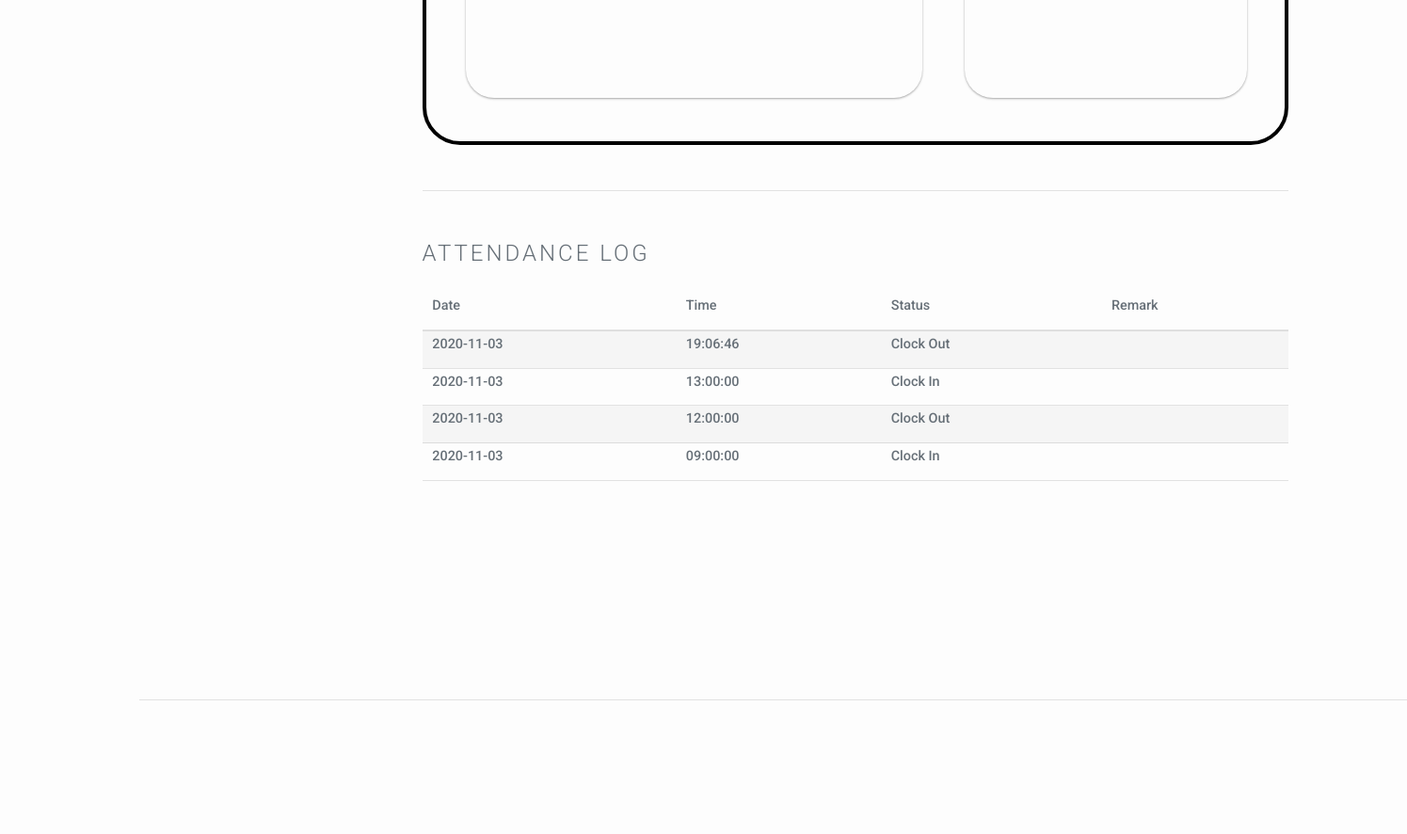
The app's page /website-source-code/user-dashboard.php (signed in, middle part), older data.
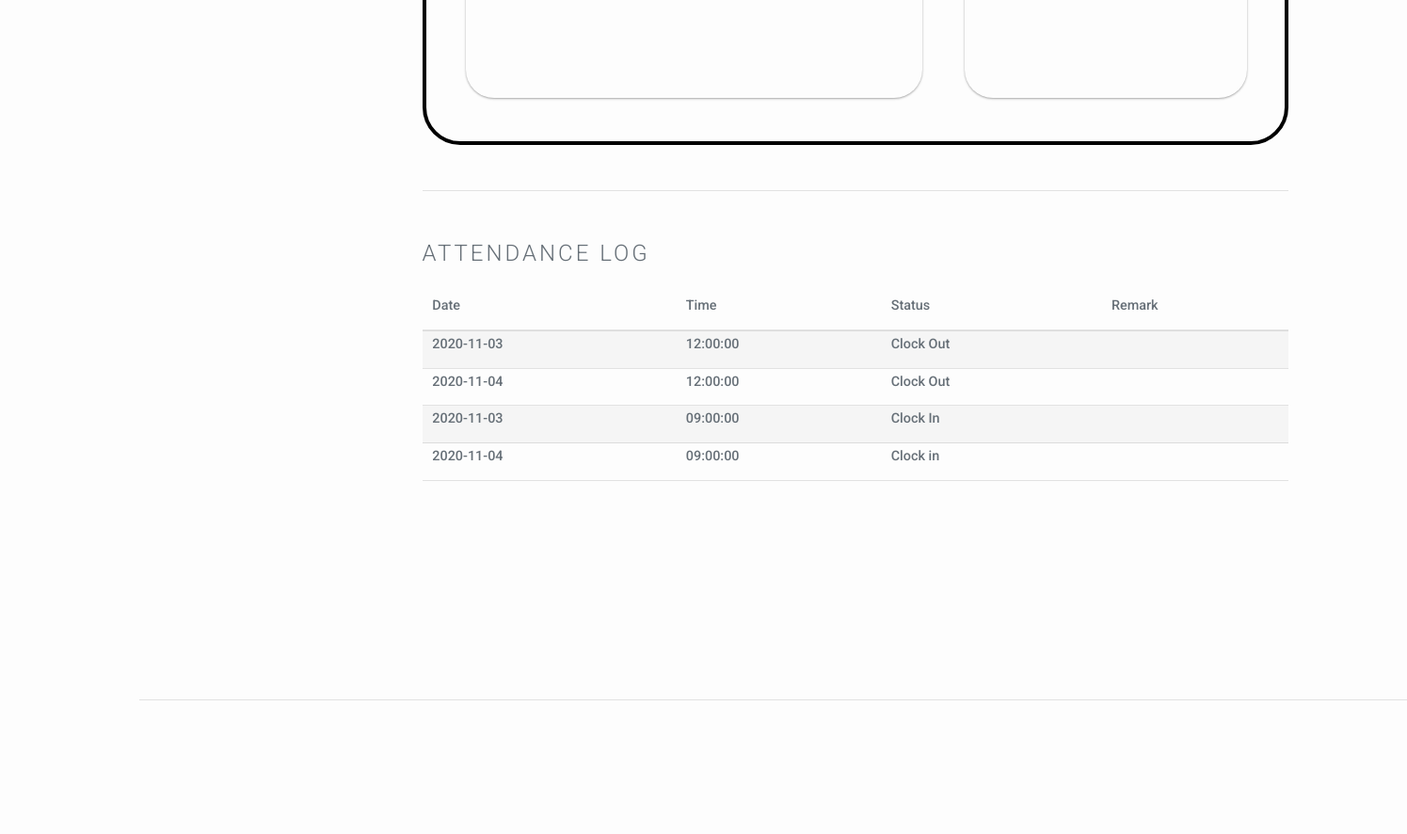
The same page, newer data.
### tables this page shows
CREATE TABLE `attendance` (
  `ID` int(10) NOT NULL,
  `employeeID` int(10) NOT NULL,
  `date` date NOT NULL,
  `time` time NOT NULL,
  `status` varchar(10) NOT NULL,
  `remark` varchar(20) NOT NULL
);

### website-source-code/user-dashboard.php (the view, shortened to what this page needs)
<!DOCTYPE html>
<html>
<head>
</head>
<body id="top" onload="updateTime()">
    <section id="main" class="wrapper style1">
        <div class="container">
            <div class="container-admin-dashboard">
                <div class="row-admin-dashboard">
                    <div class="navigation-admin-dashboard">
                    </div>
                    <div class="8u skel-cell-important">
                        <section>
                            <div class="attendance">
                                <div class="attendance-card attendance-left">
                                </div>
                                <div class="attendance-card attendance-right">
                                    <div class="card-info-right">
                                        <div class="card-right float-left">
                                        </div>
                                    </div>
                                </div>
                            </div>
                            <hr />
                            <h2>Attendance Log</h2>
                            <div class="attendance-table-div">
                                <table class="tg">
                                    <thead>
                                        <tr>
                                            <th class="tg-0pky">Date</th>
                                            <th class="tg-0lax">Time</th>
                                            <th class="tg-0lax">Status</th>
                                            <th class="tg-0lax">Remark</th>
                                        </tr>
                                    </thead>
                                    <tbody>
                                        <?php
                                            require('dbcon.php');
                                            $query = 'SELECT * FROM `attendance` WHERE `employeeID` = "'.$_SESSION["id"].'" ORDER BY `attendance`.`time` DESC';
                                            $result = $con->query($query);
                                            if($result->num_rows == 0){
                                                echo "<th class=\"tg-0pky\" colspan=\"4\" align=\"center\">No Record</th>";
                                            } else {
                                                $size = 0;
                                                if($result->num_rows <= 15){
                                                    $size = $result->num_rows;
                                                } else {
                                                    $size = 15;
                                                }
                                                for($i = 0; $i < $size; $i++){
                                                    $row = $result->fetch_assoc();
                                                    echo "<tr>
                                                            <th class=\"tg-0pky\">".$row["date"]."</th>
                                                            <th class=\"tg-0pky\">".$row["time"]."</th>
                                                            <th class=\"tg-0pky\">".$row["status"]."</th>
                                                            <th class=\"tg-0pky\">".$row["remark"]."</th>
                                                    ";
                                                }
                                            }
                                        ?>
                                    </tbody>
                                </table>
                            </div>
                        </section>
                    </div>
                </div>
                <hr class="major" />
            </div>
        </div>
    </section>
</body>
</html>

### website-source-code/css/style.css (style rules this page uses)
body { background: #fff; }
body, input, select, textarea { color: #555f66; font-family: "Roboto", Helvetica, sans-serif; font-size: 14pt; font-weight: 300; line-height: 1.75em; }
h1, h2, h3, h4, h5, h6 { color: #666f77; font-weight: 300; line-height: 1em; margin: 0 0 1em 0; text-transform: uppercase; letter-spacing: 0.125em; }
h2 { font-size: 1.5em; line-height: 1.5em; }
hr { border: 0; border-bottom: solid 1px rgba(144, 144, 144, 0.25); margin: 3em 0; }
hr.major { margin: 2em 0 5em 0; }
table { margin: 0 0 2em 0; width: 100%; }
table tbody tr { border: solid 1px rgba(144, 144, 144, 0.25); border-left: 0; border-right: 0; }
table tbody tr:nth-child(2n + 1) { background-color: rgba(144, 144, 144, 0.075); }
table th { color: #666f77; font-size: 0.9em; font-weight: 500; padding: 0 0.75em 0.75em 0.75em; text-align: left; }
table thead { border-bottom: solid 2px rgba(144, 144, 144, 0.25); }
.wrapper { padding: 6em 0 4em 0; }
.wrapper.style1 { background: #fdfdfd; color: #555f66; }
.row-admin-dashboard { display: -webkit-box; display: -ms-flexbox; display: flex; -ms-flex-wrap: wrap; flex-wrap: wrap; margin-right: -15px; margin-left: -15px; }
.container-admin-dashboard { margin-left: auto; margin-right: auto; width: 1350px; }
.navigation-admin-dashboard { width: 20%; margin-right: 90px; margin-left: -50px; }

### website-source-code/css/style-xlarge.css (style rules this page uses)
body, input, select, textarea { font-size: 12pt; }

### website-source-code/user-dashboard.php (style rules this page uses)
.attendance { border: black; border-style: solid; border-radius: 40px; border-width: 4px; height: 25em; }
.attendance-card { border-radius: 30px; display: inline-block; height: 300px; margin: 1rem; position: relative; width: 300px; box-shadow: 0 1px 3px rgba(0, 0, 0, 0.12), 0 1px 2px rgba(0, 0, 0, 0.24); transition: all 0.3s cubic-bezier(0.25, 0.8, 0.25, 1); margin: 46px 0px; margin-left: 42px; }
.float-left { float: left; }
.attendance-left { width: 485px; }
.card-info-right { margin: 49px 0px; }
.card-right { font-size: 24px; margin: 10px 47px; }
.attendance-table-div { border-width: 4px; height: 25em; }

Row changes from the older to the newer data that the page shows:
removed attendance: date "2020-11-03", time "19:06:46", status "Clock Out"
removed attendance: date "2020-11-03", time "13:00:00", status "Clock In"
added attendance: date "2020-11-04", time "12:00:00", status "Clock Out"
added attendance: date "2020-11-04", time "09:00:00", status "Clock in"
